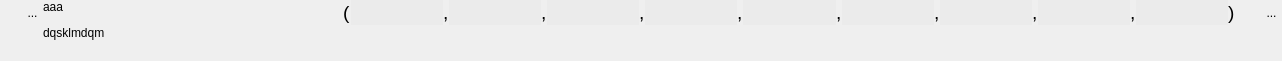
<?xml version="1.0" encoding="UTF-8"?>
<ui version="4.0">
 <class>WidgetTuple9</class>
 <widget class="QWidget" name="WidgetTuple9">
  <property name="geometry">
   <rect>
    <x>0</x>
    <y>0</y>
    <width>1282</width>
    <height>61</height>
   </rect>
  </property>
  <property name="sizePolicy">
   <sizepolicy hsizetype="Preferred" vsizetype="Minimum">
    <horstretch>0</horstretch>
    <verstretch>0</verstretch>
   </sizepolicy>
  </property>
  <property name="minimumSize">
   <size>
    <width>0</width>
    <height>0</height>
   </size>
  </property>
  <property name="windowTitle">
   <string>Form</string>
  </property>
  <layout class="QHBoxLayout" name="horizontalLayout_3">
   <property name="spacing">
    <number>0</number>
   </property>
   <property name="leftMargin">
    <number>1</number>
   </property>
   <property name="topMargin">
    <number>0</number>
   </property>
   <property name="rightMargin">
    <number>0</number>
   </property>
   <property name="bottomMargin">
    <number>1</number>
   </property>
   <item>
    <layout class="QVBoxLayout" name="verticalLayout_2">
     <property name="spacing">
      <number>0</number>
     </property>
     <item>
      <layout class="QHBoxLayout" name="horizontalLayout_2">
       <property name="spacing">
        <number>0</number>
       </property>
       <property name="sizeConstraint">
        <enum>QLayout::SetFixedSize</enum>
       </property>
       <item>
        <spacer name="horizontalSpacer_3">
         <property name="orientation">
          <enum>Qt::Horizontal</enum>
         </property>
         <property name="sizeType">
          <enum>QSizePolicy::Fixed</enum>
         </property>
         <property name="sizeHint" stdset="0">
          <size>
           <width>21</width>
           <height>20</height>
          </size>
         </property>
        </spacer>
       </item>
       <item>
        <widget class="MonBoutonValide" name="RBValide">
         <property name="minimumSize">
          <size>
           <width>21</width>
           <height>25</height>
          </size>
         </property>
         <property name="maximumSize">
          <size>
           <width>21</width>
           <height>25</height>
          </size>
         </property>
         <property name="focusPolicy">
          <enum>Qt::ClickFocus</enum>
         </property>
         <property name="toolTip">
          <string>Affiche le rapport de validation du mot-clef</string>
         </property>
         <property name="styleSheet">
          <string notr="true">border : 0px</string>
         </property>
         <property name="text">
          <string>...</string>
         </property>
         <property name="icon">
          <iconset>
           <normaloff>../Editeur/icons/ast-green-ball.png</normaloff>../Editeur/icons/ast-green-ball.png</iconset>
         </property>
         <property name="iconSize">
          <size>
           <width>25</width>
           <height>25</height>
          </size>
         </property>
        </widget>
       </item>
      </layout>
     </item>
     <item>
      <spacer name="verticalSpacer_2">
       <property name="orientation">
        <enum>Qt::Vertical</enum>
       </property>
       <property name="sizeHint" stdset="0">
        <size>
         <width>20</width>
         <height>5</height>
        </size>
       </property>
      </spacer>
     </item>
    </layout>
   </item>
   <item>
    <widget class="MonLabelClic" name="label">
     <property name="sizePolicy">
      <sizepolicy hsizetype="Fixed" vsizetype="Preferred">
       <horstretch>0</horstretch>
       <verstretch>0</verstretch>
      </sizepolicy>
     </property>
     <property name="minimumSize">
      <size>
       <width>300</width>
       <height>25</height>
      </size>
     </property>
     <property name="maximumSize">
      <size>
       <width>178</width>
       <height>16777215</height>
      </size>
     </property>
     <property name="frameShape">
      <enum>QFrame::NoFrame</enum>
     </property>
     <property name="text">
      <string>&lt;html&gt;&lt;head/&gt;&lt;body&gt;&lt;p&gt;aaa&lt;/p&gt;&lt;p&gt;dqsklmdqm&lt;/p&gt;&lt;/body&gt;&lt;/html&gt;</string>
     </property>
     <property name="scaledContents">
      <bool>false</bool>
     </property>
     <property name="alignment">
      <set>Qt::AlignLeading|Qt::AlignLeft|Qt::AlignTop</set>
     </property>
    </widget>
   </item>
   <item>
    <layout class="QVBoxLayout" name="verticalLayout">
     <item>
      <layout class="QHBoxLayout" name="horizontalLayout">
       <item>
        <widget class="QLabel" name="label_2">
         <property name="text">
          <string>&lt;html&gt;&lt;head/&gt;&lt;body&gt;&lt;p&gt;&lt;span style=&quot; font-size:14pt;&quot;&gt;(&lt;/span&gt;&lt;/p&gt;&lt;/body&gt;&lt;/html&gt;</string>
         </property>
        </widget>
       </item>
       <item>
        <widget class="QLineEdit" name="lineEditVal1">
         <property name="sizePolicy">
          <sizepolicy hsizetype="Preferred" vsizetype="Fixed">
           <horstretch>0</horstretch>
           <verstretch>0</verstretch>
          </sizepolicy>
         </property>
         <property name="minimumSize">
          <size>
           <width>0</width>
           <height>25</height>
          </size>
         </property>
         <property name="maximumSize">
          <size>
           <width>805</width>
           <height>16777215</height>
          </size>
         </property>
         <property name="styleSheet">
          <string notr="true">background:rgb(235,235,235);
border:0px;</string>
         </property>
        </widget>
       </item>
       <item>
        <widget class="QLabel" name="label_4">
         <property name="text">
          <string>&lt;html&gt;&lt;head/&gt;&lt;body&gt;&lt;p&gt;&lt;span style=&quot; font-size:14pt;&quot;&gt;,&lt;/span&gt;&lt;/p&gt;&lt;/body&gt;&lt;/html&gt;</string>
         </property>
        </widget>
       </item>
       <item>
        <widget class="QLineEdit" name="lineEditVal2">
         <property name="sizePolicy">
          <sizepolicy hsizetype="Preferred" vsizetype="Fixed">
           <horstretch>0</horstretch>
           <verstretch>0</verstretch>
          </sizepolicy>
         </property>
         <property name="minimumSize">
          <size>
           <width>0</width>
           <height>25</height>
          </size>
         </property>
         <property name="maximumSize">
          <size>
           <width>805</width>
           <height>16777215</height>
          </size>
         </property>
         <property name="focusPolicy">
          <enum>Qt::StrongFocus</enum>
         </property>
         <property name="styleSheet">
          <string notr="true">background:rgb(235,235,235);
border:0px;</string>
         </property>
        </widget>
       </item>
       <item>
        <widget class="QLabel" name="label_3">
         <property name="text">
          <string>&lt;html&gt;&lt;head/&gt;&lt;body&gt;&lt;p&gt;&lt;span style=&quot; font-size:14pt;&quot;&gt;,&lt;/span&gt;&lt;/p&gt;&lt;/body&gt;&lt;/html&gt;</string>
         </property>
        </widget>
       </item>
       <item>
        <widget class="QLineEdit" name="lineEditVal3">
         <property name="sizePolicy">
          <sizepolicy hsizetype="Preferred" vsizetype="Fixed">
           <horstretch>0</horstretch>
           <verstretch>0</verstretch>
          </sizepolicy>
         </property>
         <property name="minimumSize">
          <size>
           <width>0</width>
           <height>25</height>
          </size>
         </property>
         <property name="maximumSize">
          <size>
           <width>805</width>
           <height>16777215</height>
          </size>
         </property>
         <property name="focusPolicy">
          <enum>Qt::StrongFocus</enum>
         </property>
         <property name="styleSheet">
          <string notr="true">background:rgb(235,235,235);
border:0px;</string>
         </property>
        </widget>
       </item>
       <item>
        <widget class="QLabel" name="label_8">
         <property name="text">
          <string>&lt;html&gt;&lt;head/&gt;&lt;body&gt;&lt;p&gt;&lt;span style=&quot; font-size:14pt;&quot;&gt;,&lt;/span&gt;&lt;/p&gt;&lt;/body&gt;&lt;/html&gt;</string>
         </property>
        </widget>
       </item>
       <item>
        <widget class="LECustomTuple" name="lineEditVal_4">
         <property name="sizePolicy">
          <sizepolicy hsizetype="Expanding" vsizetype="Fixed">
           <horstretch>0</horstretch>
           <verstretch>0</verstretch>
          </sizepolicy>
         </property>
         <property name="minimumSize">
          <size>
           <width>0</width>
           <height>25</height>
          </size>
         </property>
         <property name="maximumSize">
          <size>
           <width>10000</width>
           <height>16777215</height>
          </size>
         </property>
         <property name="focusPolicy">
          <enum>Qt::StrongFocus</enum>
         </property>
         <property name="styleSheet">
          <string notr="true">background:rgb(235,235,235);
border:0px;</string>
         </property>
        </widget>
       </item>
       <item>
        <widget class="QLabel" name="label_9">
         <property name="text">
          <string>&lt;html&gt;&lt;head/&gt;&lt;body&gt;&lt;p&gt;&lt;span style=&quot; font-size:14pt;&quot;&gt;,&lt;/span&gt;&lt;/p&gt;&lt;/body&gt;&lt;/html&gt;</string>
         </property>
        </widget>
       </item>
       <item>
        <widget class="LECustomTuple" name="lineEditVal_5">
         <property name="sizePolicy">
          <sizepolicy hsizetype="Expanding" vsizetype="Fixed">
           <horstretch>0</horstretch>
           <verstretch>0</verstretch>
          </sizepolicy>
         </property>
         <property name="minimumSize">
          <size>
           <width>0</width>
           <height>25</height>
          </size>
         </property>
         <property name="maximumSize">
          <size>
           <width>10000</width>
           <height>16777215</height>
          </size>
         </property>
         <property name="focusPolicy">
          <enum>Qt::StrongFocus</enum>
         </property>
         <property name="styleSheet">
          <string notr="true">background:rgb(235,235,235);
border:0px;</string>
         </property>
        </widget>
       </item>
       <item>
        <widget class="QLabel" name="label_10">
         <property name="text">
          <string>&lt;html&gt;&lt;head/&gt;&lt;body&gt;&lt;p&gt;&lt;span style=&quot; font-size:14pt;&quot;&gt;,&lt;/span&gt;&lt;/p&gt;&lt;/body&gt;&lt;/html&gt;</string>
         </property>
        </widget>
       </item>
       <item>
        <widget class="LECustomTuple" name="lineEditVal_6">
         <property name="sizePolicy">
          <sizepolicy hsizetype="Expanding" vsizetype="Fixed">
           <horstretch>0</horstretch>
           <verstretch>0</verstretch>
          </sizepolicy>
         </property>
         <property name="minimumSize">
          <size>
           <width>0</width>
           <height>25</height>
          </size>
         </property>
         <property name="maximumSize">
          <size>
           <width>10000</width>
           <height>16777215</height>
          </size>
         </property>
         <property name="focusPolicy">
          <enum>Qt::StrongFocus</enum>
         </property>
         <property name="styleSheet">
          <string notr="true">background:rgb(235,235,235);
border:0px;</string>
         </property>
        </widget>
       </item>
       <item>
        <widget class="QLabel" name="label_11">
         <property name="text">
          <string>&lt;html&gt;&lt;head/&gt;&lt;body&gt;&lt;p&gt;&lt;span style=&quot; font-size:14pt;&quot;&gt;,&lt;/span&gt;&lt;/p&gt;&lt;/body&gt;&lt;/html&gt;</string>
         </property>
        </widget>
       </item>
       <item>
        <widget class="LECustomTuple" name="lineEditVal_8">
         <property name="sizePolicy">
          <sizepolicy hsizetype="Expanding" vsizetype="Fixed">
           <horstretch>0</horstretch>
           <verstretch>0</verstretch>
          </sizepolicy>
         </property>
         <property name="minimumSize">
          <size>
           <width>0</width>
           <height>25</height>
          </size>
         </property>
         <property name="maximumSize">
          <size>
           <width>10000</width>
           <height>16777215</height>
          </size>
         </property>
         <property name="focusPolicy">
          <enum>Qt::StrongFocus</enum>
         </property>
         <property name="styleSheet">
          <string notr="true">background:rgb(235,235,235);
border:0px;</string>
         </property>
        </widget>
       </item>
       <item>
        <widget class="QLabel" name="label_12">
         <property name="text">
          <string>&lt;html&gt;&lt;head/&gt;&lt;body&gt;&lt;p&gt;&lt;span style=&quot; font-size:14pt;&quot;&gt;,&lt;/span&gt;&lt;/p&gt;&lt;/body&gt;&lt;/html&gt;</string>
         </property>
        </widget>
       </item>
       <item>
        <widget class="LECustomTuple" name="lineEditVal_7">
         <property name="sizePolicy">
          <sizepolicy hsizetype="Expanding" vsizetype="Fixed">
           <horstretch>0</horstretch>
           <verstretch>0</verstretch>
          </sizepolicy>
         </property>
         <property name="minimumSize">
          <size>
           <width>0</width>
           <height>25</height>
          </size>
         </property>
         <property name="maximumSize">
          <size>
           <width>10000</width>
           <height>16777215</height>
          </size>
         </property>
         <property name="focusPolicy">
          <enum>Qt::StrongFocus</enum>
         </property>
         <property name="styleSheet">
          <string notr="true">background:rgb(235,235,235);
border:0px;</string>
         </property>
        </widget>
       </item>
       <item>
        <widget class="QLabel" name="label_13">
         <property name="text">
          <string>&lt;html&gt;&lt;head/&gt;&lt;body&gt;&lt;p&gt;&lt;span style=&quot; font-size:14pt;&quot;&gt;,&lt;/span&gt;&lt;/p&gt;&lt;/body&gt;&lt;/html&gt;</string>
         </property>
        </widget>
       </item>
       <item>
        <widget class="LECustomTuple" name="lineEditVal_9">
         <property name="sizePolicy">
          <sizepolicy hsizetype="Expanding" vsizetype="Fixed">
           <horstretch>0</horstretch>
           <verstretch>0</verstretch>
          </sizepolicy>
         </property>
         <property name="minimumSize">
          <size>
           <width>0</width>
           <height>25</height>
          </size>
         </property>
         <property name="maximumSize">
          <size>
           <width>10000</width>
           <height>16777215</height>
          </size>
         </property>
         <property name="focusPolicy">
          <enum>Qt::StrongFocus</enum>
         </property>
         <property name="styleSheet">
          <string notr="true">background:rgb(235,235,235);
border:0px;</string>
         </property>
        </widget>
       </item>
       <item>
        <widget class="QLabel" name="label_5">
         <property name="text">
          <string>&lt;html&gt;&lt;head/&gt;&lt;body&gt;&lt;p&gt;&lt;span style=&quot; font-size:14pt;&quot;&gt;)&lt;/span&gt;&lt;/p&gt;&lt;/body&gt;&lt;/html&gt;</string>
         </property>
        </widget>
       </item>
       <item>
        <spacer name="horizontalSpacer">
         <property name="orientation">
          <enum>Qt::Horizontal</enum>
         </property>
         <property name="sizeHint" stdset="0">
          <size>
           <width>40</width>
           <height>20</height>
          </size>
         </property>
        </spacer>
       </item>
       <item>
        <widget class="QToolButton" name="RBPoubelle">
         <property name="minimumSize">
          <size>
           <width>21</width>
           <height>25</height>
          </size>
         </property>
         <property name="maximumSize">
          <size>
           <width>21</width>
           <height>25</height>
          </size>
         </property>
         <property name="focusPolicy">
          <enum>Qt::ClickFocus</enum>
         </property>
         <property name="toolTip">
          <string>Détruit le mot-clef</string>
         </property>
         <property name="styleSheet">
          <string notr="true">border : 0px</string>
         </property>
         <property name="text">
          <string>...</string>
         </property>
         <property name="icon">
          <iconset>
           <normaloff>../Editeur/icons/deleteRond.png</normaloff>../Editeur/icons/deleteRond.png</iconset>
         </property>
         <property name="iconSize">
          <size>
           <width>25</width>
           <height>25</height>
          </size>
         </property>
        </widget>
       </item>
      </layout>
     </item>
     <item>
      <spacer name="verticalSpacer">
       <property name="orientation">
        <enum>Qt::Vertical</enum>
       </property>
       <property name="sizeHint" stdset="0">
        <size>
         <width>20</width>
         <height>13</height>
        </size>
       </property>
      </spacer>
     </item>
    </layout>
   </item>
  </layout>
 </widget>
 <customwidgets>
  <customwidget>
   <class>MonBoutonValide</class>
   <extends>QToolButton</extends>
   <header>monBoutonValide.h</header>
  </customwidget>
  <customwidget>
   <class>MonLabelClic</class>
   <extends>QLabel</extends>
   <header>monLabelClic.h</header>
  </customwidget>
  <customwidget>
   <class>LECustomTuple</class>
   <extends>QLineEdit</extends>
   <header>gereListe.h</header>
  </customwidget>
 </customwidgets>
 <resources/>
 <connections/>
</ui>
